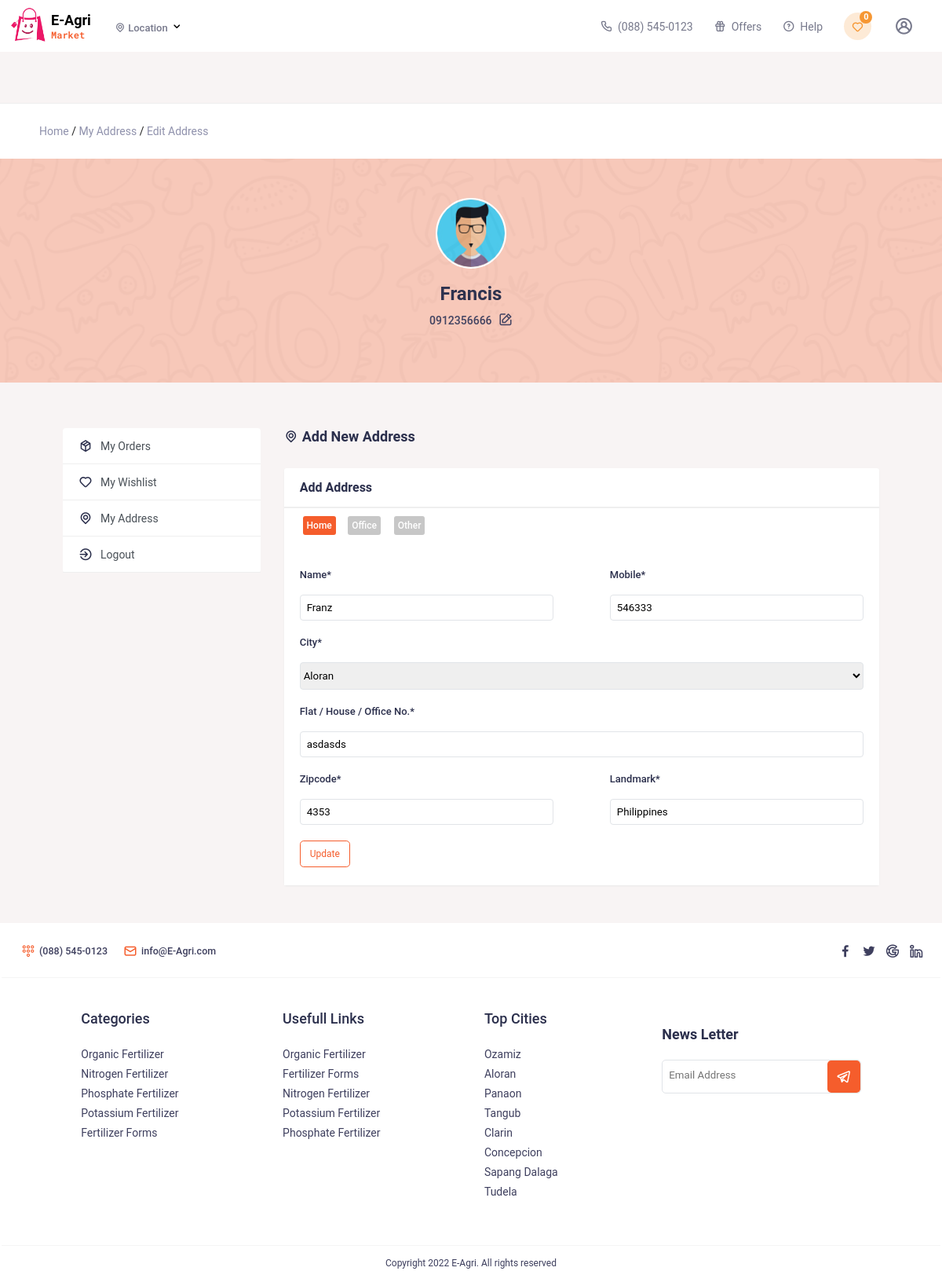
The page /edit_address.php?ad-id=5 (signed in) on the database its author committed.
### tables this page shows
CREATE TABLE `users` (
  `id` int(11) NOT NULL AUTO_INCREMENT,
  `email` varchar(255) NOT NULL,
  `password` text NOT NULL,
  `mobile` varchar(255) NOT NULL,
  `name` varchar(255) NOT NULL,
  `m_vfd` tinyint(1) NOT NULL,
  `e_vfd` tinyint(1) NOT NULL,
  `status` tinyint(1) NOT NULL,
  PRIMARY KEY (`id`)
);

CREATE TABLE `user_address` (
  `id` int(11) NOT NULL AUTO_INCREMENT,
  `uid` int(11) NOT NULL,
  `type_ad` varchar(255) NOT NULL,
  `user_name` varchar(255) NOT NULL,
  `user_mobile` varchar(255) NOT NULL,
  `user_city` int(11) NOT NULL,
  `user_add` varchar(255) NOT NULL,
  `user_pin` varchar(255) NOT NULL,
  `user_local` varchar(255) NOT NULL,
  PRIMARY KEY (`id`)
);

### edit_address.php (the view, shortened to what this page needs)
<?php
require('require/top.php');
  $userid=$_SESSION['USER_ID'];
  $id=$_GET['ad-id'];
  $query="select * from user_address where id='$id' and uid='$userid'";
  $row=mysqli_fetch_assoc(mysqli_query($con,$query));
?>
<div class="path">
    <div class="container">
        <a href="index.php">Home</a>
        /
        <a href="address.php">My Address</a>
        /
        <a href="edit_address.php">Edit Address</a>
    </div>
</div>
<section class="newaddress">
    <?php require('require/headbanner.php'); ?>
    <section class="myac-body">
        <div class="flex row">
            <?php require('require/ac-left.php'); ?>
            <div class="right">
                <h4><i class="uil uil-location-point"></i>Add New Address</h4>
                <div class="col-lg-12 col-md-12">
                    <div class="pdpt-bg">
                        <div class="pdpt-title">
                            <h4>Add Address</h4>
                        </div>
                        <div class="formbody">
                            <form action="javascript:void(0)">
                                <div class="form-group">
                                    <div class="product-radio">
                                        <ul class="product-now">
                                            <li>
                                                <label for="ad1">Home</label>
                                            </li>
                                            <li>
                                                <label for="ad2">Office</label>
                                            </li>
                                            <li>
                                                <label for="ad3">Other</label>
                                            </li>
                                        </ul>
                                    </div>
                                </div>
                                <div class="address-fieldset">
                                    <div class="row">
                                        <div class="row2">
                                            <div class="lt">
                                                <label for="ft">Name*</label>
                                                <input type="text" placeholder="Name" id="dv-name"
                                                value="<?php echo $row['user_name'] ?>""
                                                />
                                            </div>
                                            <div class="ft">
                                                <label for="ft">Mobile*</label>
                                                <input type="number" placeholder="Number" id="dv-number"
                                                    oninput="validate_number()" value="<?php echo $row['user_mobile'] ?>" />
                                            </div>
                                        </div>
                                        <label for="ft">City*</label>
                                        <select name="" id="dv-city">
                                            <?php
                                                      $querys="select * from city order by id desc";
                                                      $ress=mysqli_query($con,$querys);
                                                      while($rows=mysqli_fetch_assoc($ress)){
                                                        if($row['user_city']==$rows['id']){
                                                          ?>
                                                          <option value="<?php echo $rows['id'] ?>" selected>
                                                              <?php echo $rows['city_name'] ?></option>
                                                          <?php
                                                        }else{
                                                          ?>
                                                          <option value="<?php echo $rows['id'] ?>">
                                                              <?php echo $rows['city_name'] ?></option>
                                                          <?php
                                                        }
                                                      }
                                                    ?>
                                        </select>
                                        <label for="ft">Flat / House / Office No.*</label>
                                        <input type="text" placeholder="Address" id="dv-address"
                                        value="<?php echo $row['user_add'] ?>"
                                        />
                                        <div class="row2">
                                            <div class="lt">
                                                <label for="ft">Zipcode*</label>
                                                <input type="text" placeholder="Zipcode" id="dv-pin"
                                                value="<?php echo $row['user_pin'] ?>" />
                                            </div>
                                            <div class="ft">
                                                <label for="ft">Landmark*</label>
                                                <input type="text" placeholder="Landmark" id="dv-land"
                                                value="<?php echo $row['user_local'] ?>" />
                                            </div>
                                        </div>
                                        <div class="row2">
                                            <button class="save-address" onclick="update_address(<?php echo $id; ?>)">
                                                Update
                                            </button>
                                        </div>
                                    </div>
                                </div>
                            </form>
                        </div>
                    </div>
                </div>
            </div>
        </div>
    </section>
</section>
<?php require('require/foot.php'); ?>
<?php require('require/last.php'); ?>

### require/headbanner.php
<?php
$userid=$_SESSION['USER_ID'];
$userData=mysqli_fetch_assoc(mysqli_query($con,"select users.*,user_wallet.ballance from users,user_wallet where users.id='$userid' and user_wallet.user_id=users.id"));
?>
<div class="headbanner">
    <div class="userimage">
        <img src="assets/images/img-5.jpg" alt="" />
    </div>
    <h4><?php echo $userData['name'] ?></h4>
    <p>
         <?php echo $userData['mobile'] ?>
        <a href="#"><i class="uil uil-edit"></i></a>
    </p>
</div>

### rows shown on the page
users: name "Francis", mobile "0912356666"
user_address: user_name "Franz", user_mobile "546333", user_add "asdasds", user_pin "4353", user_local "Philippines"

### other values the page prints
$num "0"
form field value "Aloran"
